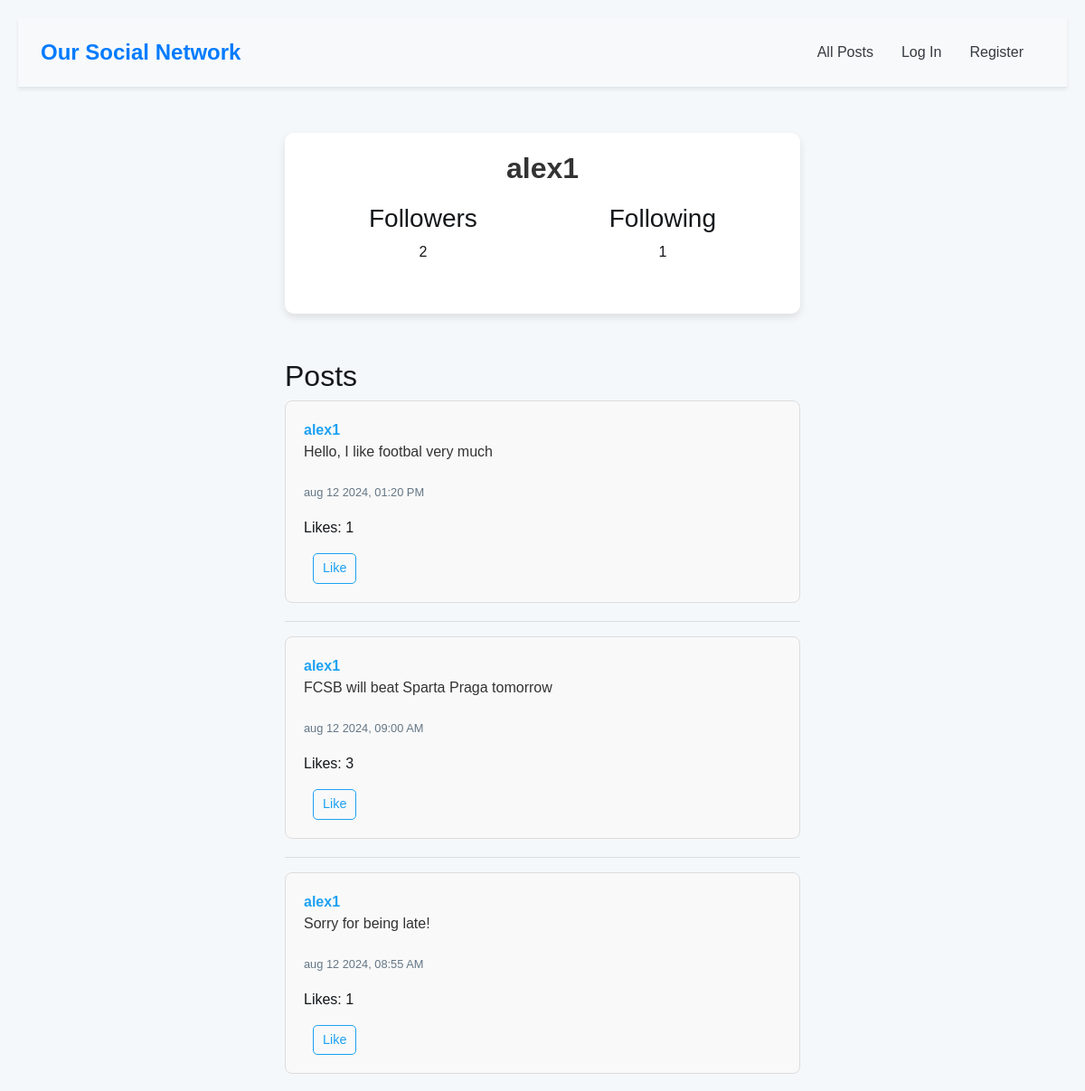
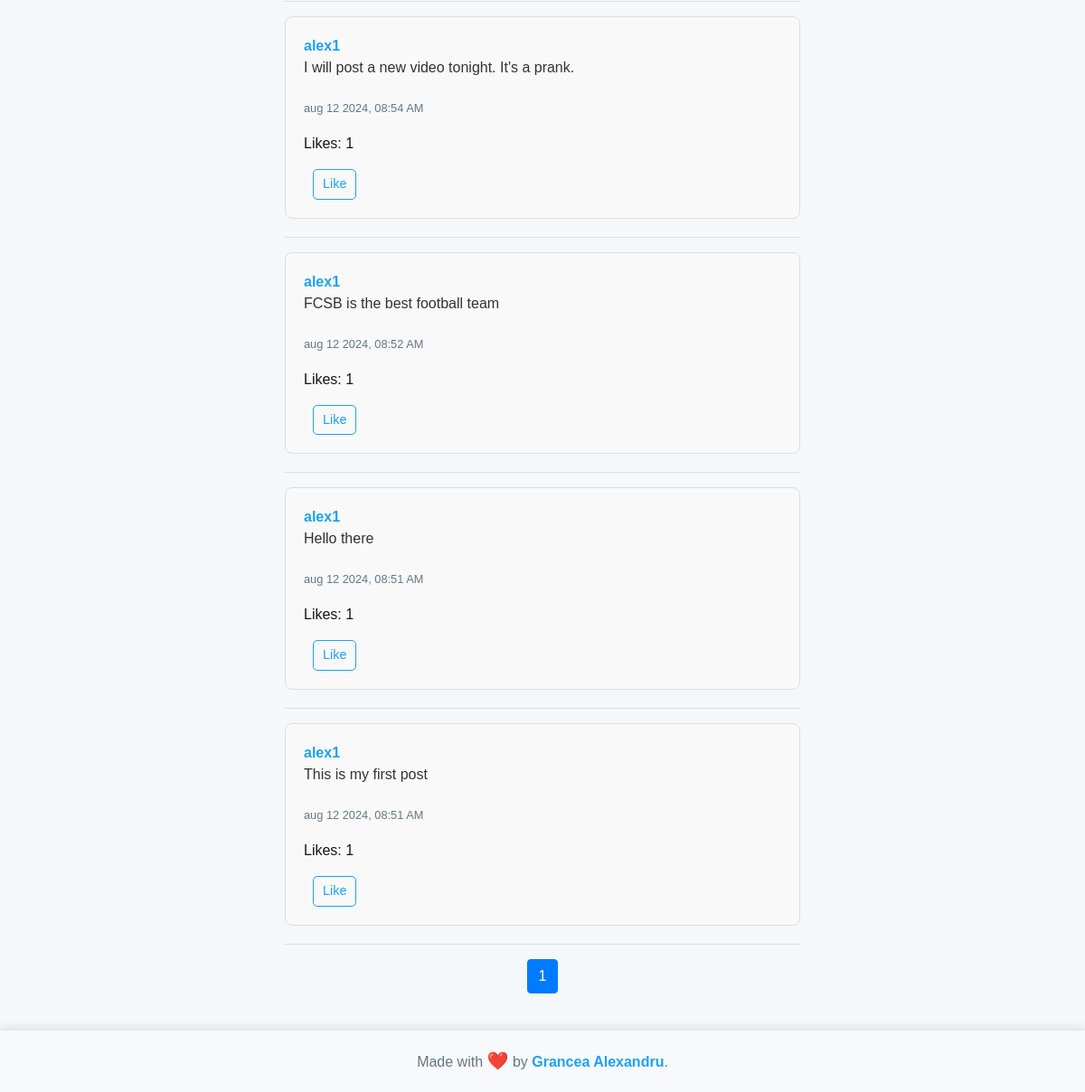
The app's page /profile/alex1 with its own data (2 pictures, top to bottom).
### network/models.py (models this page shows, shortened)
class User(AbstractUser):
    followers = models.ManyToManyField("self", blank=True, symmetrical=False, related_name="following")

class Post(models.Model):
    user = models.ForeignKey(User, on_delete=models.CASCADE, related_name="posts")
    content = models.TextField(blank=True)
    timestamp = models.DateTimeField(auto_now_add=True)
    likes = models.ManyToManyField(User, related_name="liked_posts")

### network/views.py (the view)
# urls.py: path("profile/<str:username>", views.profile, name="profile"),
def profile(request, username):
    profile_user = User.objects.get(username=username)
    posts = Post.objects.filter(user=profile_user).order_by('-timestamp')
    paginator = Paginator(posts, 10)
    page_number = request.GET.get('page')
    page_obj = paginator.get_page(page_number)
    return render(request, 'network/profile.html', {
        "profile_user": profile_user,
        'page_obj': page_obj,
        "actual_user": request.user
    })

### network/templates/network/profile.html (shortened to what this page needs)
{% extends "network/layout.html" %}
{% block body %}
    <div class="profile-container">
        <div class="profile-header">
            <h2 class="profile-username">{{ profile_user.username }}</h2>
            <div class="profile-stats">
                <div class="profile-stat">
                    <h3>Followers</h3>
                    <p>{{ profile_user.followers.count }}</p>
                </div>
                <div class="profile-stat">
                    <h3>Following</h3>
                    <p>{{ profile_user.following.count }}</p>
                </div>
            </div>
        </div>
    </div>
    <h2>Posts</h2>
    {% for post in page_obj %}
        <div class="post" id="post-{{ post.id }}">
            <a href="{% url 'profile' post.user.username %}">{{ post.user }}</a>
            <p class="post-content">{{ post.content }}</p>
            <p><small>{{ post.timestamp|date:"b d Y, h:i A" }}</small></p>
            <p class="likes-count">Likes: {{ post.likes.count }}</p>
            {% if request.user in post.likes.all %}
                <button class="btn btn-sm btn-outline-primary like-btn" data-post-id="{{ post.id }}">Dislike</button>
            {% else %}
                <button class="btn btn-sm btn-outline-primary like-btn" data-post-id="{{ post.id }}">Like</button>
            {% endif %}
        </div>
        <hr>
    {% endfor %}
    <nav aria-label="Page navigation">
        <ul class="pagination justify-content-center">
            {% for num in page_obj.paginator.page_range %}
                <li class="page-item {% if page_obj.number == num %}active{% endif %}">
                    <a class="page-link" href="?page={{ num }}">{{ num }}</a>
                </li>
            {% endfor %}
        </ul>
    </nav>
{% endblock %}

### network/static/network/styles.css (style rules this page uses)
body { font-family: 'Arial', sans-serif; background-color: #f5f8fa; color: #14171a; margin: 0; padding: 0; }
html, body { height: 100%; margin: 0; display: flex; flex-direction: column; }
.post { background-color: #ffffff; border: 1px solid #e1e8ed; border-radius: 8px; padding: 15px; margin-bottom: 15px; }
.post a { color: #1da1f2; font-weight: bold; text-decoration: none; }
.post p { font-size: 1rem; line-height: 1.5; }
.post small { color: #657786; }
a { color: #1da1f2; }
.post { padding: 20px; margin-bottom: 20px; background-color: #f9f9f9; border: 1px solid #ddd; border-radius: 8px; position: relative; }
.post-content { font-size: 1.1em; margin-bottom: 20px; color: #333; }
.btn { margin-left: 10px; padding: 5px 10px; font-size: 0.9em; border-radius: 5px; cursor: pointer; }
.btn-outline-primary { border-color: #1da1f2; color: #1da1f2; }
.profile-container { max-width: 600px; margin: 50px auto; padding: 20px; background-color: #fff; border-radius: 10px; box-shadow: 0 4px 8px rgba(0, 0, 0, 0.1); }
.profile-header { display: flex; flex-direction: column; align-items: center; text-align: center; }
.profile-username { font-size: 2em; font-weight: bold; margin-bottom: 20px; color: #333; }
.profile-stats { display: flex; justify-content: space-around; width: 100%; margin-bottom: 20px; }
.like-btn { margin-right: 18rem; }

### records on screen
User: username "alex1", followers.count "2", following.count "1"
Post: user "alex1", content "Hello, I like footbal very much", timestamp "aug 12 2024, 01:20 PM", likes.count "1"
Post: user "alex1", content "FCSB will beat Sparta Praga tomorrow", timestamp "aug 12 2024, 09:00 AM", likes.count "3"
Post: user "alex1", content "Sorry for being late!", timestamp "aug 12 2024, 08:55 AM", likes.count "1"
Post: user "alex1", content "I will post a new video tonight. It's a prank.", timestamp "aug 12 2024, 08:54 AM", likes.count "1"
Post: user "alex1", content "FCSB is the best football team", timestamp "aug 12 2024, 08:52 AM", likes.count "1"
Post: user "alex1", content "Hello there", timestamp "aug 12 2024, 08:51 AM", likes.count "1"
Post: user "alex1", content "This is my first post", timestamp "aug 12 2024, 08:51 AM", likes.count "1"

### other values on screen
{{ num }} "1"
